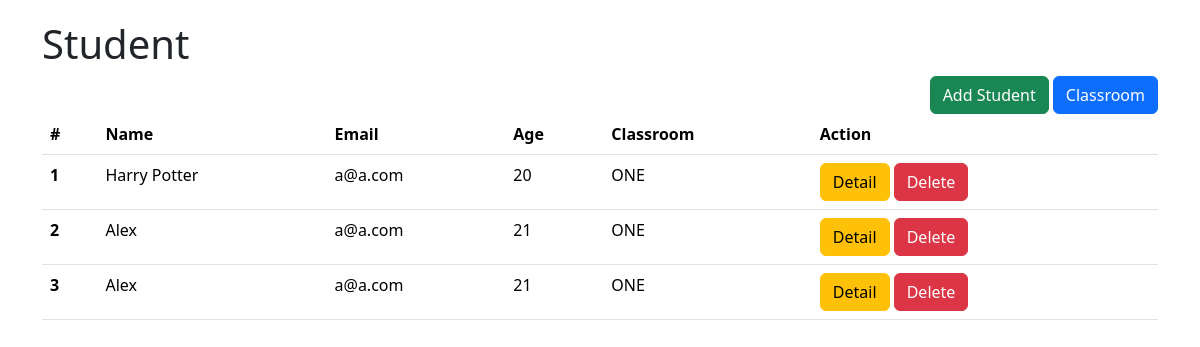
The page /student/ on the database as committed earlier.
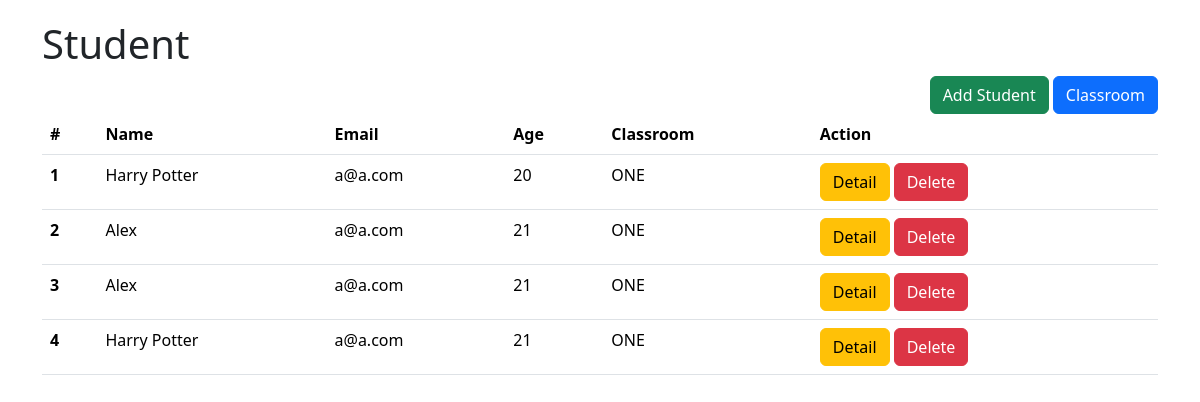
The same page on the database as committed later.
### crud/models.py (models this page shows, shortened)
class Student(models.Model):
    name = models.CharField(max_length=20)
    email = models.EmailField()
    age = models.IntegerField()
    classroom = models.ForeignKey(ClassRoom, on_delete=models.CASCADE,
                                  related_name="classroom_students")

class ClassRoom(models.Model):
    name = models.CharField(max_length=20, unique=True)

### crud/views.py (the view)
# urls.py: path("student/", student, name="crud_student"),
def student(request):
    students = Student.objects.all()
    return render(request, template_name="crud/student.html",
                  context={"title": "Student", "students": students})

### crud/templates/crud/student.html
{% extends 'crud/base.html' %}
{% block content %}
    <h1>{{ title }}</h1>
    <div style="float: right">
        <a class="btn btn-success" href="{% url 'add_student' %}">Add Student</a>
        <a class="btn btn-primary" href="{% url 'crud_classroom' %}">Classroom</a>
    </div><br>
    <table class="table">
        <thead>
        <tr>
            <th scope="col">#</th>
            <th scope="col">Name</th>
            <th scope="col">Email</th>
            <th scope="col">Age</th>
            <th scope="col">Classroom</th>
            <th scope="col">Action</th>
        </tr>
        </thead>
        <tbody>
        {% for student in students %}
            <tr>
                <th scope="row">{{ forloop.counter }}</th>
                <td>{{ student.name }}</td>
                <td>{{ student.email }}</td>
                <td>{{ student.age }}</td>
                <td>{{ student.classroom.name }}</td>
                <td>
                    <a class="btn btn-warning" href="{% url 'student_detail' student.id %}">Detail</a>
                    <a class="btn btn-danger" href="#">Delete</a>
                </td>
            </tr>
        {% endfor %}
        </tbody>
    </table>
{% endblock %}

Rows that differ between the two databases and show on the page:
added Student: name "Harry Potter", email "a@a.com", age "21", classroom.name "ONE"
